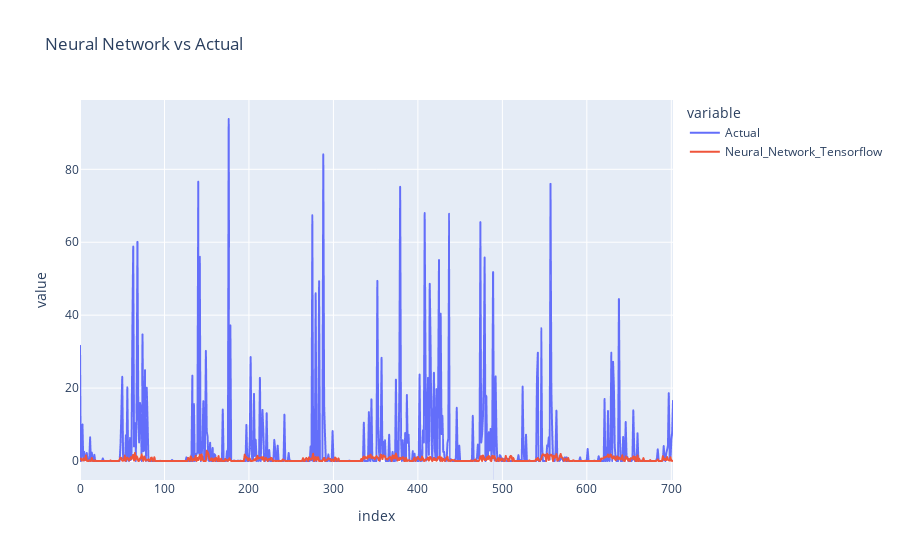

Here is the notebook cell this chart was saved with:
### Code cell
import plotly.express as px

fig = px.line(df_pred, y=['Actual', 'Neural_Network_Tensorflow'], title='Neural Network vs Actual')
fig.show()

### Figure 1 — Plotly figure (JSON) as saved in the notebook; plotly's stock layout.template omitted (floating-point values rounded to 4 significant figures; data arrays with more than 128 entries replaced by an {"elided": "..."} marker saying what was removed)
{"data": [{"hovertemplate": "variable=Actual<br>index=%{x}<br>value=%{y}<extra></extra>", "legendgroup": "Actual", "line": {"color": "#636efa", "dash": "solid"}, "mode": "lines", "name": "Actual", "showlegend": true, "type": "scattergl", "x": {"elided": "703 int values"}, "xaxis": "x", "y": {"elided": "703 float values"}, "yaxis": "y"}, {"hovertemplate": "variable=Neural_Network_Tensorflow<br>index=%{x}<br>value=%{y}<extra></extra>", "legendgroup": "Neural_Network_Tensorflow", "line": {"color": "#EF553B", "dash": "solid"}, "mode": "lines", "name": "Neural_Network_Tensorflow", "showlegend": true, "type": "scattergl", "x": {"elided": "703 int values"}, "xaxis": "x", "y": {"elided": "703 float values"}, "yaxis": "y"}], "layout": {"legend": {"title": {"text": "variable"}, "tracegroupgap": 0}, "title": {"text": "Neural Network vs Actual"}, "xaxis": {"anchor": "y", "domain": [0, 1], "title": {"text": "index"}}, "yaxis": {"anchor": "x", "domain": [0, 1], "title": {"text": "value"}}}}
